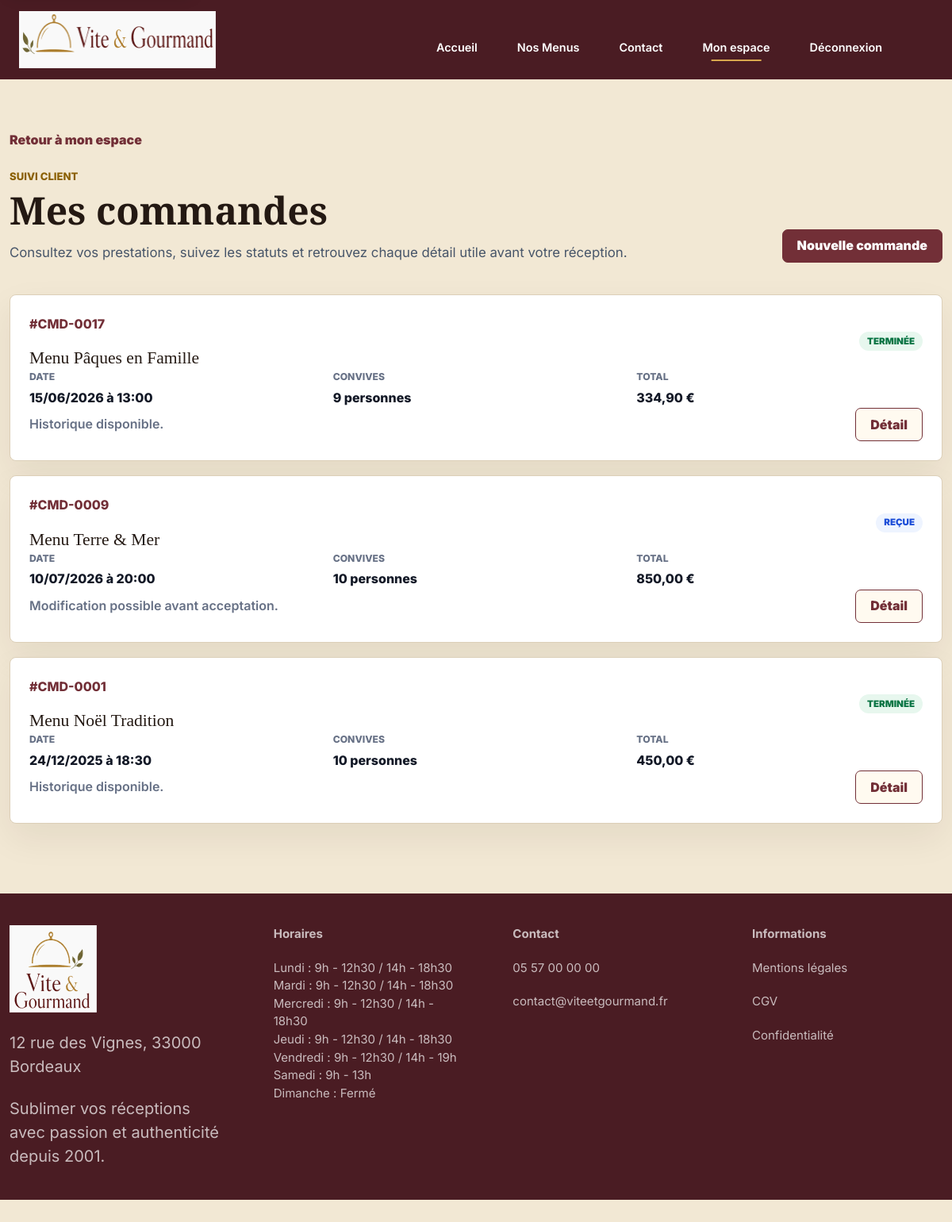
/commandes (signed in), run on the app's committed database.
### tables this page shows
CREATE TABLE `commandes` (
    `id_commande` INT UNSIGNED NOT NULL AUTO_INCREMENT,
    `id_utilisateur` INT UNSIGNED NOT NULL,
    `id_menu` INT UNSIGNED NOT NULL,
    `date_commande` DATETIME DEFAULT CURRENT_TIMESTAMP,
    `date_prestation` DATE NOT NULL,
    `heure_livraison` TIME NOT NULL,
    `adresse_livraison` VARCHAR(255) NOT NULL,
    `code_postal_livraison` VARCHAR(10) NOT NULL DEFAULT '33000',
    `ville_livraison` VARCHAR(80) NOT NULL,
    `distance_km` DECIMAL(6,2) DEFAULT 0,
    `commentaire_client` TEXT NULL,
    `nombre_personnes` INT UNSIGNED NOT NULL,
    `prix_menu` DECIMAL(10,2) NOT NULL,
    `remise` DECIMAL(10,2) DEFAULT 0,
    `prix_livraison` DECIMAL(10,2) DEFAULT 0,
    `prix_total` DECIMAL(10,2) NOT NULL,
    `statut_actuel` VARCHAR(40) NOT NULL DEFAULT 'en_attente',
    `materiel_prete` BOOLEAN DEFAULT FALSE,
    `materiel_retourne` BOOLEAN DEFAULT FALSE,
    `mode_contact_modification` VARCHAR(20) NULL,
    `motif_annulation` TEXT NULL,
    CONSTRAINT `pk_commandes`
        PRIMARY KEY (`id_commande`),
    INDEX `idx_commandes_id_utilisateur` (`id_utilisateur`),
    INDEX `idx_commandes_id_menu` (`id_menu`),
    INDEX `idx_commandes_statut_actuel` (`statut_actuel`),
    INDEX `idx_commandes_date_prestation` (`date_prestation`),
    CONSTRAINT `fk_commandes_utilisateurs`
        FOREIGN KEY (`id_utilisateur`)
        REFERENCES `utilisateurs` (`id_utilisateur`)
        ON DELETE RESTRICT,
    CONSTRAINT `fk_commandes_menus`
        FOREIGN KEY (`id_menu`)
        REFERENCES `menus` (`id_menu`)
        ON DELETE RESTRICT,
    CONSTRAINT `chk_commandes_distance_km`
        CHECK (`distance_km` >= 0),
    CONSTRAINT `chk_commandes_nombre_personnes`
        CHECK (`nombre_personnes` > 0),
    CONSTRAINT `chk_commandes_prix_menu`
        CHECK (`prix_menu` >= 0),
    CONSTRAINT `chk_commandes_remise`
        CHECK (`remise` >= 0),
    CONSTRAINT `chk_commandes_prix_livraison`
        CHECK (`prix_livraison` >= 0),
    CONSTRAINT `chk_commandes_prix_total`
        CHECK (`prix_total` >= 0),
    CONSTRAINT `chk_commandes_mode_contact_modification`
        CHECK (
            `mode_contact_modification` IS NULL
            OR `mode_contact_modification` IN ('gsm', 'email')
        ),
    CONSTRAINT `chk_commandes_statut_actuel`
        CHECK (
            `statut_actuel` IN (
                'en_attente',
                'acceptee',
                'en_preparation',
                'en_cours_de_livraison',
                'livre',
                'en_attente_retour_materiel',
                'terminee',
                'annulee'
            )
        )
);

CREATE TABLE `menus` (
    `id_menu` INT UNSIGNED NOT NULL AUTO_INCREMENT,
    `id_regime` INT UNSIGNED NOT NULL,
    `id_theme` INT UNSIGNED NOT NULL,
    `titre` VARCHAR(120) NOT NULL,
    `description` TEXT NOT NULL,
    `conditions` TEXT NOT NULL,
    `nombre_personnes_minimum` INT UNSIGNED NOT NULL,
    `prix_minimum` DECIMAL(10,2) NOT NULL,
    `stock_disponible` INT UNSIGNED DEFAULT 0,
    `actif` BOOLEAN DEFAULT TRUE,
    `created_at` DATETIME DEFAULT CURRENT_TIMESTAMP,
    `updated_at` DATETIME NULL,
    CONSTRAINT `pk_menus`
        PRIMARY KEY (`id_menu`),
    INDEX `idx_menus_id_regime` (`id_regime`),
    INDEX `idx_menus_id_theme` (`id_theme`),
    INDEX `idx_menus_catalogue_filters` (`actif`, `id_theme`, `id_regime`, `prix_minimum`),
    INDEX `idx_menus_nombre_personnes_minimum` (`nombre_personnes_minimum`),
    CONSTRAINT `fk_menus_regimes`
        FOREIGN KEY (`id_regime`)
        REFERENCES `regimes` (`id_regime`)
        ON DELETE RESTRICT,
    CONSTRAINT `fk_menus_themes`
        FOREIGN KEY (`id_theme`)
        REFERENCES `themes` (`id_theme`)
        ON DELETE RESTRICT,
    CONSTRAINT `chk_menus_nombre_personnes_minimum`
        CHECK (`nombre_personnes_minimum` > 0),
    CONSTRAINT `chk_menus_prix_minimum`
        CHECK (`prix_minimum` >= 0),
    CONSTRAINT `chk_menus_stock_disponible`
        CHECK (`stock_disponible` >= 0)
);

### app/Core/BaseController.php (called while the page is built, shortened)
<?php
abstract class BaseController
{
    protected function view(string $view, array $data = []): void
    {
        $layoutPath = dirname(__DIR__) . '/Views/layouts/main.php';
        $data = $this->withSharedViewData($data);
        extract($data, EXTR_SKIP);
        require $layoutPath;
    }
    protected function e(mixed $value): string
    {
        return Security::escape($value);
    }
    private function withSharedViewData(array $data): array
    {
        if (!array_key_exists('footerScheduleLines', $data) && !$this->isBackOfficeRequest()) {
            $data['footerScheduleLines'] = $this->footerScheduleLines();
        }
        return $data;
    }
    private function footerScheduleLines(): array
    {
        try {
            $schedules = (new ScheduleModel())->findAll();
        } catch (Throwable) {
            return $this->fallbackFooterScheduleLines();
        }
        $dayLabels = [
            1 => 'Lundi',
            2 => 'Mardi',
            3 => 'Mercredi',
            4 => 'Jeudi',
            5 => 'Vendredi',
            6 => 'Samedi',
            7 => 'Dimanche',
        ];
        $lines = [];
        foreach ($schedules as $schedule) {
            $day = (int) ($schedule['jour_semaine'] ?? 0);
            $lines[] = $dayLabels[$day] . ' : ' . $this->formatScheduleSlots($schedule);
        }
        return $lines === [] ? $this->fallbackFooterScheduleLines() : $lines;
    }
    private function formatScheduleSlots(array $schedule): string
    {
        if ((int) ($schedule['ferme'] ?? 0) === 1) {
            return 'Fermé';
        }
        $slots = [];
        $morning = $this->formatScheduleSlot($schedule['ouverture_matin'] ?? null, $schedule['fermeture_matin'] ?? null);
        $afternoon = $this->formatScheduleSlot($schedule['ouverture_apres_midi'] ?? null, $schedule['fermeture_apres_midi'] ?? null);
        if ($morning !== null) {
            $slots[] = $morning;
        }
        if ($afternoon !== null) {
            $slots[] = $afternoon;
        }
        return $slots === [] ? 'Sur demande' : implode(' / ', $slots);
    }
    private function formatScheduleSlot(mixed $opening, mixed $closing): ?string
    {
        $openingTime = $this->formatScheduleTime($opening);
        $closingTime = $this->formatScheduleTime($closing);
        if ($openingTime === '' || $closingTime === '') {
            return null;
        }
        return $openingTime . ' - ' . $closingTime;
    }
    private function formatScheduleTime(mixed $time): string
    {
        $value = trim((string) $time);
        if ($value === '') {
            return '';
        }
        if (!preg_match('/^(\d{1,2}):(\d{2})/', $value, $matches)) {
            return $value;
        }
        $hours = (int) $matches[1];
        $minutes = (string) $matches[2];
        return $minutes === '00' ? $hours . 'h' : $hours . 'h' . $minutes;
    }
    private function isBackOfficeRequest(): bool
    {
        $currentPath = parse_url($_SERVER['REQUEST_URI'] ?? '/', PHP_URL_PATH) ?: '/';
        return str_starts_with($currentPath, '/admin') || str_starts_with($currentPath, '/employe');
    }
}

### app/Controllers/OrderController.php (called while the page is built, shortened)
<?php
final class OrderController extends BaseController
{
    public function index(): void
    {
        $userId = $this->authenticatedUserId();
        $orderModel = new OrderModel();
        $this->view('orders/index', [
            'pageTitle' => 'Mes commandes - Vite & Gourmand',
            'bodyClass' => 'page-client page-client-orders',
            'orders' => $orderModel->findForUser($userId),
            'statusLabels' => $orderModel->statusLabels(),
        ]);
    }
    private function authenticatedUserId(): int
    {
        $userId = Session::userId();
        return $userId;
    }
}

### public/index.php (called while the page is built, shortened)
<?php
$router = new Router();
$router->dispatch(
    $_SERVER['REQUEST_METHOD'] ?? 'GET',
    parse_url($_SERVER['REQUEST_URI'] ?? '/', PHP_URL_PATH) ?: '/'
);

### config/database.php (called while the page is built, shortened)
<?php
return [
    'default' => getenv('DB_CONNECTION') ?: 'mysql',
    'connections' => [
        'mysql' => [
            'driver' => 'mysql',
            'host' => getenv('DB_HOST') ?: 'localhost',
            'port' => getenv('DB_PORT') ?: '3306',
            'database' => getenv('DB_NAME') ?: 'vite_gourmand',
            'username' => getenv('DB_USER') ?: 'root',
            'password' => getenv('DB_PASSWORD') ?: '',
            'charset' => 'utf8mb4',
            'options' => [
                \PDO::ATTR_ERRMODE => \PDO::ERRMODE_EXCEPTION,
                \PDO::ATTR_DEFAULT_FETCH_MODE => \PDO::FETCH_ASSOC,
                \PDO::ATTR_EMULATE_PREPARES => false,
                \PDO::ATTR_STRINGIFY_FETCHES => false,
                \PDO::ATTR_PERSISTENT => false,
            ],
        ],
    ],
];

### app/Core/Database.php (called while the page is built, shortened)
<?php
final class Database
{
    public function getConnection(): PDO
    {
        $config = $this->config ?: require dirname(__DIR__, 2) . '/config/database.php';
        $mysql = $config['connections']['mysql'];
        $dsn = sprintf(
            'mysql:host=%s;port=%s;dbname=%s;charset=%s',
            $mysql['host'],
            $mysql['port'],
            $mysql['database'],
            $mysql['charset']
        );
        $this->connection = new PDO(
            $dsn,
            $mysql['username'],
            $mysql['password'],
            $mysql['options']
        );
        return $this->connection;
    }
}

### app/Core/BaseModel.php (called while the page is built, shortened)
<?php
abstract class BaseModel
{
    protected function pdo(): PDO
    {
        $this->database ??= new Database();
        return $this->database->getConnection();
    }
}

### app/Models/OrderModel.php (called while the page is built, shortened)
<?php
final class OrderModel extends BaseModel
{
    public function findForUser(int $userId): array
    {
        $sql = <<<SQL
            SELECT
                c.*,
                m.titre AS menu_titre,
                a.id_avis AS avis_id,
                a.statut AS avis_statut
            FROM commandes c
            INNER JOIN menus m ON m.id_menu = c.id_menu
            LEFT JOIN avis a ON a.id_commande = c.id_commande
            WHERE c.id_utilisateur = :user_id
            ORDER BY c.date_commande DESC, c.id_commande DESC
        SQL;
        $statement = $this->pdo()->prepare($sql);
        $statement->execute(['user_id' => $userId]);
        return $statement->fetchAll();
    }
}

### app/Core/Security.php (called while the page is built, shortened)
<?php
final class Security
{
    public static function escape(mixed $value): string
    {
        return htmlspecialchars((string) $value, ENT_QUOTES | ENT_SUBSTITUTE, 'UTF-8');
    }
}

### app/Views/orders/index.php (the view, shortened to what this page needs)
<?php
$formatDate = static fn (mixed $value): string => $value === null || $value === '' ? '' : date('d/m/Y', strtotime((string) $value));
?>
<section class="client-page client-orders-page">
    <div class="container client-container">
        <a class="client-back-link" href="/mon-compte">Retour à mon espace</a>
        <header class="client-hero client-hero-split">
            <div>
                <p class="client-kicker">Suivi client</p>
                <h1>Mes commandes</h1>
                <span>Consultez vos prestations, suivez les statuts et retrouvez chaque détail utile avant votre réception.</span>
            </div>
            <a class="client-button client-button-primary" href="/commandes/creation">Nouvelle commande</a>
        </header>
        <?php if ($orders === []): ?>
            <article class="client-card client-empty-state">
                <h2>Aucune commande pour le moment</h2>
                <p>Choisissez un menu pour créer votre première demande de prestation.</p>
                <a class="client-button client-button-primary" href="/menus">Choisir un menu</a>
            </article>
        <?php else: ?>
            <div class="client-orders-list" aria-label="Liste des commandes du compte client">
                <?php foreach ($orders as $order): ?>
                    <?php $status = (string) $order['statut_actuel']; ?>
                    <article class="client-order-row">
                        <div class="client-order-row-main">
                            <div>
                                <p class="client-order-id">#CMD-<?= str_pad((string) (int) $order['id_commande'], 4, '0', STR_PAD_LEFT) ?></p>
                                <h2><?= $this->e($order['menu_titre']) ?></h2>
                            </div>
                            <span class="client-status-badge status-<?= $this->e($status) ?>"><?= $this->e($statusLabels[$status] ?? $status) ?></span>
                        </div>
                        <dl class="client-order-row-meta">
                            <div>
                                <dt>Date</dt>
                                <dd><?= $this->e($formatDate($order['date_prestation'])) ?> à <?= $this->e(substr((string) $order['heure_livraison'], 0, 5)) ?></dd>
                            </div>
                            <div>
                                <dt>Convives</dt>
                                <dd><?= (int) $order['nombre_personnes'] ?> personnes</dd>
                            </div>
                            <div>
                                <dt>Total</dt>
                                <dd><?= number_format((float) $order['prix_total'], 2, ',', ' ') ?> €</dd>
                            </div>
                        </dl>
                        <div class="client-order-row-actions">
                            <?php if ($status === 'en_attente'): ?>
                                <span>Modification possible avant acceptation.</span>
                            <?php elseif ($status === 'terminee' && empty($order['avis_id'])): ?>
                                <span>Avis disponible après prestation.</span>
                            <?php else: ?>
                                <span>Historique disponible.</span>
                            <?php endif; ?>
                            <a class="client-button client-button-secondary" href="/commandes/<?= (int) $order['id_commande'] ?>">Détail</a>
                        </div>
                    </article>
                <?php endforeach; ?>
            </div>
        <?php endif; ?>
    </div>
</section>

### app/Core/Router.php (shortened to what this page needs)
<?php
final class Router
{
    private array $routes = [];
    public function dispatch(string $method, string $path): void
    {
        $method = strtoupper($method);
        $path = $this->normalizePath($path);
        foreach ($this->routes[$method] ?? [] as $route) {
            if (preg_match($route['pattern'], $path, $matches) !== 1) {
                continue;
            }
            $parameters = [];
            $this->callHandler($route['handler'], $parameters);
            return;
        }
    }
    private function callHandler(array $handler, array $parameters = []): void
    {
        [$controllerClass, $action] = $handler;
        $controller = new $controllerClass();
        $controller->{$action}(...$parameters);
    }
    private function addRoute(string $method, string $path, array $handler, array $middlewares = []): void
    {
        $normalizedPath = $this->normalizePath($path);
        $this->routes[strtoupper($method)][] = [
            'path' => $normalizedPath,
            'pattern' => $this->compilePattern($normalizedPath),
            'parameters' => $this->extractParameterNames($normalizedPath),
            'handler' => $handler,
            'middlewares' => $middlewares,
        ];
    }
    private function normalizePath(string $path): string
    {
        $normalizedPath = '/' . trim($path, '/');
        return $normalizedPath === '/' ? '/' : rtrim($normalizedPath, '/');
    }
    private function compilePattern(string $path): string
    {
        $pattern = preg_replace('#\{([a-zA-Z_][a-zA-Z0-9_]*)\}#', '(?P<$1>[^/]+)', $path);
        return '#^' . $pattern . '$#';
    }
    private function extractParameterNames(string $path): array
    {
        preg_match_all('#\{([a-zA-Z_][a-zA-Z0-9_]*)\}#', $path, $matches);
        return $matches[1] ?? [];
    }
}

### data on the page
commandes: id_commande "0017", id_menu.titre "Menu Pâques en Famille", statut_actuel "TERMINÉE", date_prestation "15/06/2026", heure_livraison "13:00", nombre_personnes "9", prix_total "334,90", shows "Historique disponible."
commandes: id_commande "0009", id_menu.titre "Menu Terre & Mer", statut_actuel "REÇUE", date_prestation "10/07/2026", heure_livraison "20:00", nombre_personnes "10", prix_total "850,00", shows "Modification possible avant acceptation."
commandes: id_commande "0001", id_menu.titre "Menu Noël Tradition", statut_actuel "TERMINÉE", date_prestation "24/12/2025", heure_livraison "18:30", nombre_personnes "10", prix_total "450,00", shows "Historique disponible."

### other printed values
$scheduleLine "Lundi : 9h - 12h30 / 14h - 18h30"
$scheduleLine "Mardi : 9h - 12h30 / 14h - 18h30"
$scheduleLine "Mercredi : 9h - 12h30 / 14h - 18h30"
$scheduleLine "Jeudi : 9h - 12h30 / 14h - 18h30"
$scheduleLine "Vendredi : 9h - 12h30 / 14h - 19h"
$scheduleLine "Samedi : 9h - 13h"
$scheduleLine "Dimanche : Fermé"
